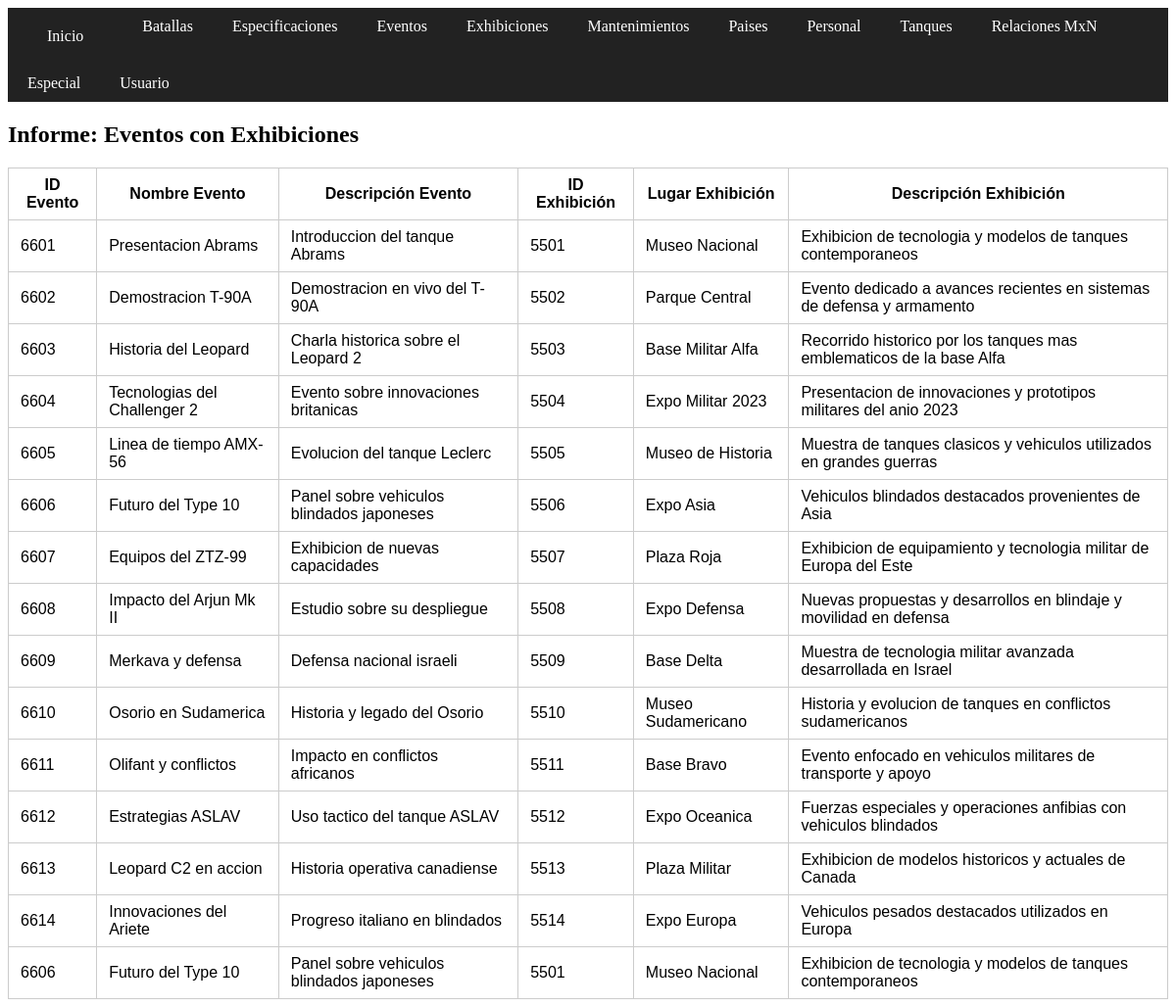
The app's page /informe_evex/read.php with its own data.
### tables this page shows
CREATE TABLE `eventos` (
  `id_evento` int(11) NOT NULL AUTO_INCREMENT,
  `fecha_in` datetime DEFAULT NULL,
  `fecha_fin` datetime DEFAULT NULL,
  `nombre_evento` varchar(100) DEFAULT NULL,
  `descripcion_evento` varchar(255) DEFAULT NULL,
  PRIMARY KEY (`id_evento`)
);

CREATE TABLE `exhibiciones` (
  `id_exhibicion` int(11) NOT NULL AUTO_INCREMENT,
  `nombre_ex` varchar(100) DEFAULT NULL,
  `fecha_exhibicion` date DEFAULT NULL,
  `lugar_exhibicion` varchar(100) DEFAULT NULL,
  `descripcion_exhibicion` varchar(255) DEFAULT NULL,
  `id_tanque` int(11) DEFAULT NULL,
  PRIMARY KEY (`id_exhibicion`),
  KEY `exhibiciones_ibfk_1` (`id_tanque`),
  CONSTRAINT `exhibiciones_ibfk_1` FOREIGN KEY (`id_tanque`) REFERENCES `tanques` (`id_tanque`)
);

### informe_evex/read.php (the view, shortened to what this page needs)
<?php
include_once "../config.php";
$datos = [];
$query = "SELECT
    e.id_evento,
    e.nombre_evento,
    e.descripcion_evento,
    ex.id_exhibicion,
    ex.lugar_exhibicion,
    ex.descripcion_exhibicion
FROM eventos e
JOIN exhibicion_evento ee ON e.id_evento = ee.id_evento
JOIN exhibiciones ex ON ee.id_exhibicion = ex.id_exhibicion";
$res = $conn->query($query);
if ($res && $res->num_rows > 0) {
    while ($row = $res->fetch_assoc()) {
        $datos[] = $row;
    }
} else {
    $msg = "No hay eventos con exhibiciones.";
}
?>
<!DOCTYPE html>
<html>
<head>
    <link rel="stylesheet" href="/museotanques/estilos.css">
</head>
<body>
<?php include "../menu.php"; ?>
<h2>Informe: Eventos con Exhibiciones</h2>
<?php if($datos): ?>
    <table border="1">
        <tr>
            <th>ID Evento</th>
            <th>Nombre Evento</th>
            <th>Descripción Evento</th>
            <th>ID Exhibición</th>
            <th>Lugar Exhibición</th>
            <th>Descripción Exhibición</th>
        </tr>
        <?php foreach($datos as $fila): ?>
            <tr>
                <td><?= htmlspecialchars($fila['id_evento']) ?></td>
                <td><?= htmlspecialchars($fila['nombre_evento']) ?></td>
                <td><?= htmlspecialchars($fila['descripcion_evento']) ?></td>
                <td><?= htmlspecialchars($fila['id_exhibicion']) ?></td>
                <td><?= htmlspecialchars($fila['lugar_exhibicion']) ?></td>
                <td><?= htmlspecialchars($fila['descripcion_exhibicion']) ?></td>
            </tr>
        <?php endforeach; ?>
    </table>
<?php endif; ?>
</body>
</html>

### estilos.css (style rules this page uses)
table { font-family: sans-serif; border-collapse: collapse; background: #fff; }
th, td { padding: 8px 12px; border: 1px solid #ccc; }

### records on screen
eventos: id_evento "6601", nombre_evento "Presentacion Abrams", descripcion_evento "Introduccion del tanque Abrams", exhibiciones.id_exhibicion "5501", exhibiciones.lugar_exhibicion "Museo Nacional", exhibiciones.descripcion_exhibicion "Exhibicion de tecnologia y modelos de tanques contemporaneos"
eventos: id_evento "6602", nombre_evento "Demostracion T-90A", descripcion_evento "Demostracion en vivo del T-90A", exhibiciones.id_exhibicion "5502", exhibiciones.lugar_exhibicion "Parque Central", exhibiciones.descripcion_exhibicion "Evento dedicado a avances recientes en sistemas de defensa y armamento"
eventos: id_evento "6603", nombre_evento "Historia del Leopard", descripcion_evento "Charla historica sobre el Leopard 2", exhibiciones.id_exhibicion "5503", exhibiciones.lugar_exhibicion "Base Militar Alfa", exhibiciones.descripcion_exhibicion "Recorrido historico por los tanques mas emblematicos de la base Alfa"
eventos: id_evento "6604", nombre_evento "Tecnologias del Challenger 2", descripcion_evento "Evento sobre innovaciones britanicas", exhibiciones.id_exhibicion "5504", exhibiciones.lugar_exhibicion "Expo Militar 2023", exhibiciones.descripcion_exhibicion "Presentacion de innovaciones y prototipos militares del anio 2023"
eventos: id_evento "6605", nombre_evento "Linea de tiempo AMX-56", descripcion_evento "Evolucion del tanque Leclerc", exhibiciones.id_exhibicion "5505", exhibiciones.lugar_exhibicion "Museo de Historia", exhibiciones.descripcion_exhibicion "Muestra de tanques clasicos y vehiculos utilizados en grandes guerras"
eventos: id_evento "6606", nombre_evento "Futuro del Type 10", descripcion_evento "Panel sobre vehiculos blindados japoneses", exhibiciones.id_exhibicion "5506", exhibiciones.lugar_exhibicion "Expo Asia", exhibiciones.descripcion_exhibicion "Vehiculos blindados destacados provenientes de Asia", exhibiciones.id_exhibicion "5501", exhibiciones.lugar_exhibicion "Museo Nacional", exhibiciones.descripcion_exhibicion "Exhibicion de tecnologia y modelos de tanques contemporaneos"
eventos: id_evento "6607", nombre_evento "Equipos del ZTZ-99", descripcion_evento "Exhibicion de nuevas capacidades", exhibiciones.id_exhibicion "5507", exhibiciones.lugar_exhibicion "Plaza Roja", exhibiciones.descripcion_exhibicion "Exhibicion de equipamiento y tecnologia militar de Europa del Este"
eventos: id_evento "6608", nombre_evento "Impacto del Arjun Mk II", descripcion_evento "Estudio sobre su despliegue", exhibiciones.id_exhibicion "5508", exhibiciones.lugar_exhibicion "Expo Defensa", exhibiciones.descripcion_exhibicion "Nuevas propuestas y desarrollos en blindaje y movilidad en defensa"
eventos: id_evento "6609", nombre_evento "Merkava y defensa", descripcion_evento "Defensa nacional israeli", exhibiciones.id_exhibicion "5509", exhibiciones.lugar_exhibicion "Base Delta", exhibiciones.descripcion_exhibicion "Muestra de tecnologia militar avanzada desarrollada en Israel"
eventos: id_evento "6610", nombre_evento "Osorio en Sudamerica", descripcion_evento "Historia y legado del Osorio", exhibiciones.id_exhibicion "5510", exhibiciones.lugar_exhibicion "Museo Sudamericano", exhibiciones.descripcion_exhibicion "Historia y evolucion de tanques en conflictos sudamericanos"
eventos: id_evento "6611", nombre_evento "Olifant y conflictos", descripcion_evento "Impacto en conflictos africanos", exhibiciones.id_exhibicion "5511", exhibiciones.lugar_exhibicion "Base Bravo", exhibiciones.descripcion_exhibicion "Evento enfocado en vehiculos militares de transporte y apoyo"
eventos: id_evento "6612", nombre_evento "Estrategias ASLAV", descripcion_evento "Uso tactico del tanque ASLAV", exhibiciones.id_exhibicion "5512", exhibiciones.lugar_exhibicion "Expo Oceanica", exhibiciones.descripcion_exhibicion "Fuerzas especiales y operaciones anfibias con vehiculos blindados"
eventos: id_evento "6613", nombre_evento "Leopard C2 en accion", descripcion_evento "Historia operativa canadiense", exhibiciones.id_exhibicion "5513", exhibiciones.lugar_exhibicion "Plaza Militar", exhibiciones.descripcion_exhibicion "Exhibicion de modelos historicos y actuales de Canada"
eventos: id_evento "6614", nombre_evento "Innovaciones del Ariete", descripcion_evento "Progreso italiano en blindados", exhibiciones.id_exhibicion "5514", exhibiciones.lugar_exhibicion "Expo Europa", exhibiciones.descripcion_exhibicion "Vehiculos pesados destacados utilizados en Europa"
